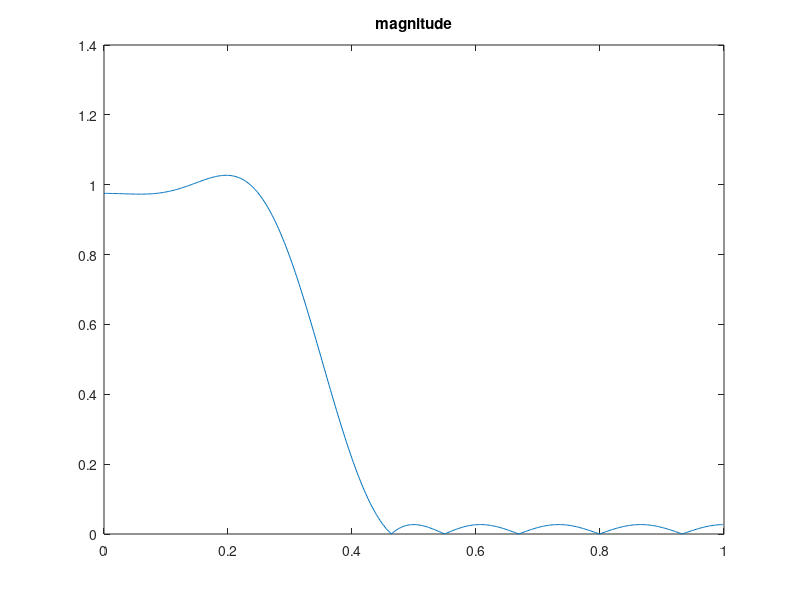
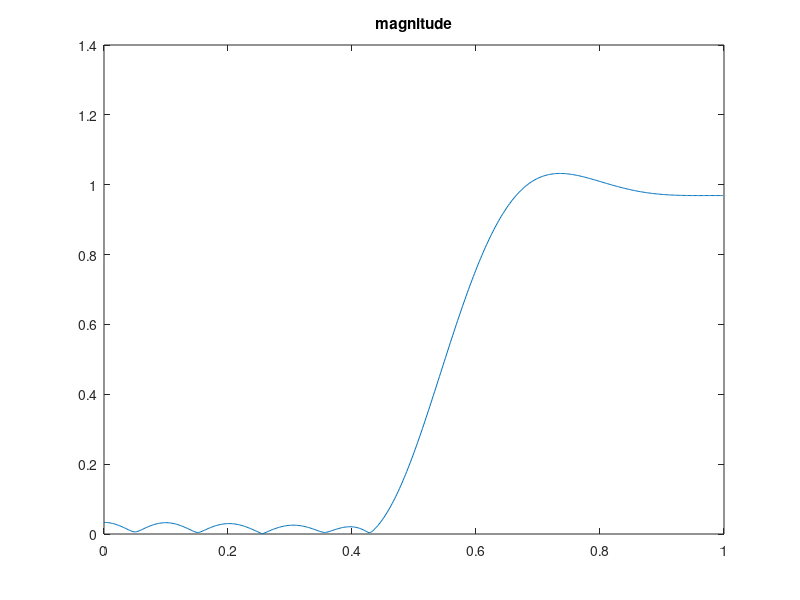

MATLAB code for these plots, in order:
clear
close all
b = firpm(14, [0,0.25,0.45,1], [1,1,0,0]);
[h,w]=freqz(b);
plot(w/pi,abs(h));
title('magnitude')


beta = cos(0.45*pi)/cos(0.1*pi);
Mat = zeros(14,15,15);
for i = 1 : 14
    Mat(i,:,1) = [1,-beta,zeros(1,13)];
end
for i = 1 : 14
    Mat(i,:,15) = [beta,-1,zeros(1,13)];
end
for j = 2:13
    for i = 1 : j-1
        Mat(i,:,j) = [beta,-1,zeros(1,13)];
    end
    for i = j : 14
        Mat(i,:,j) = [1,-beta,zeros(1,13)];
    end
end

sum = zeros(1,15);
for l = 1 : 15
    multiTemp = ones(1,15);
    for i = 1 : 14
        multiTemp = multiTemp .* fft(Mat(i,:,l));
    end
    sum = sum + ifft(multiTemp) * b(l);
end
dedominator = zeros(1,15);
for i = 0 : 14
    dedominator(i+1) = nchoosek(14,i)*((-beta)^i);
end
figure
[h,w]=freqz(sum,dedominator);
plot(w/pi,abs(h));
title('magnitude')